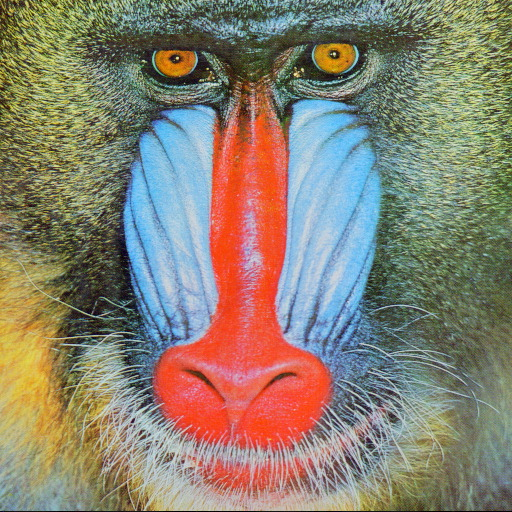
#> input picture test_images/baboon.jpg, 512 x 512 px
$ python kmeans.py
#> lines starting #> are read from the running program, lines starting #| are printed output that depends on the picture
import cv2
import numpy as np
import matplotlib.pyplot as plt

cv2.samples.addSamplesDataSearchPath("../test_images")

img = cv2.imread(cv2.samples.findFile("baboon.jpg"))
#> img is the input picture: shape (512, 512, 3); mean B, G, R 112.9, 129.1, 137.1

Z = img.reshape((-1,3)).astype(np.float32)

Z1 = np.random.normal(0,1, (100,2))

Z2 = np.random.normal(5,2, (100,2))


Z = np.concatenate([Z1, Z2], axis=0).astype(np.float32)

np.random.shuffle(Z)


criteria = (cv2.TERM_CRITERIA_EPS + cv2.TERM_CRITERIA_MAX_ITER, 10, 1.0)

K = 2

compactness,labels,centers = cv2.kmeans(Z, K, None, criteria, 10, cv2.KMEANS_RANDOM_CENTERS)

centers = np.int8(centers)

set1 = Z[labels.flatten() == 0]
set2 = Z[labels.flatten() == 1]

plt.scatter(set1[:,0],set1[:,1])
plt.scatter(set2[:,0],set2[:,1])

plt.show()
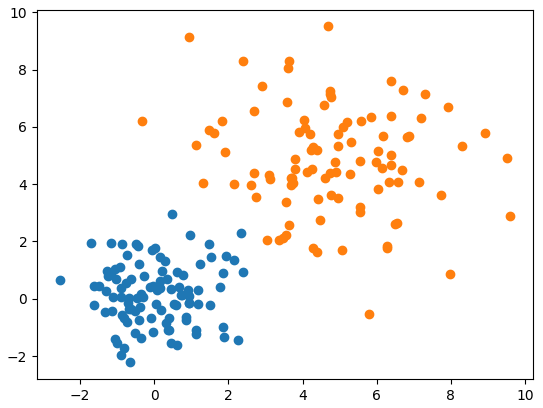
#> figure drawn by matplotlib, 1 panel
